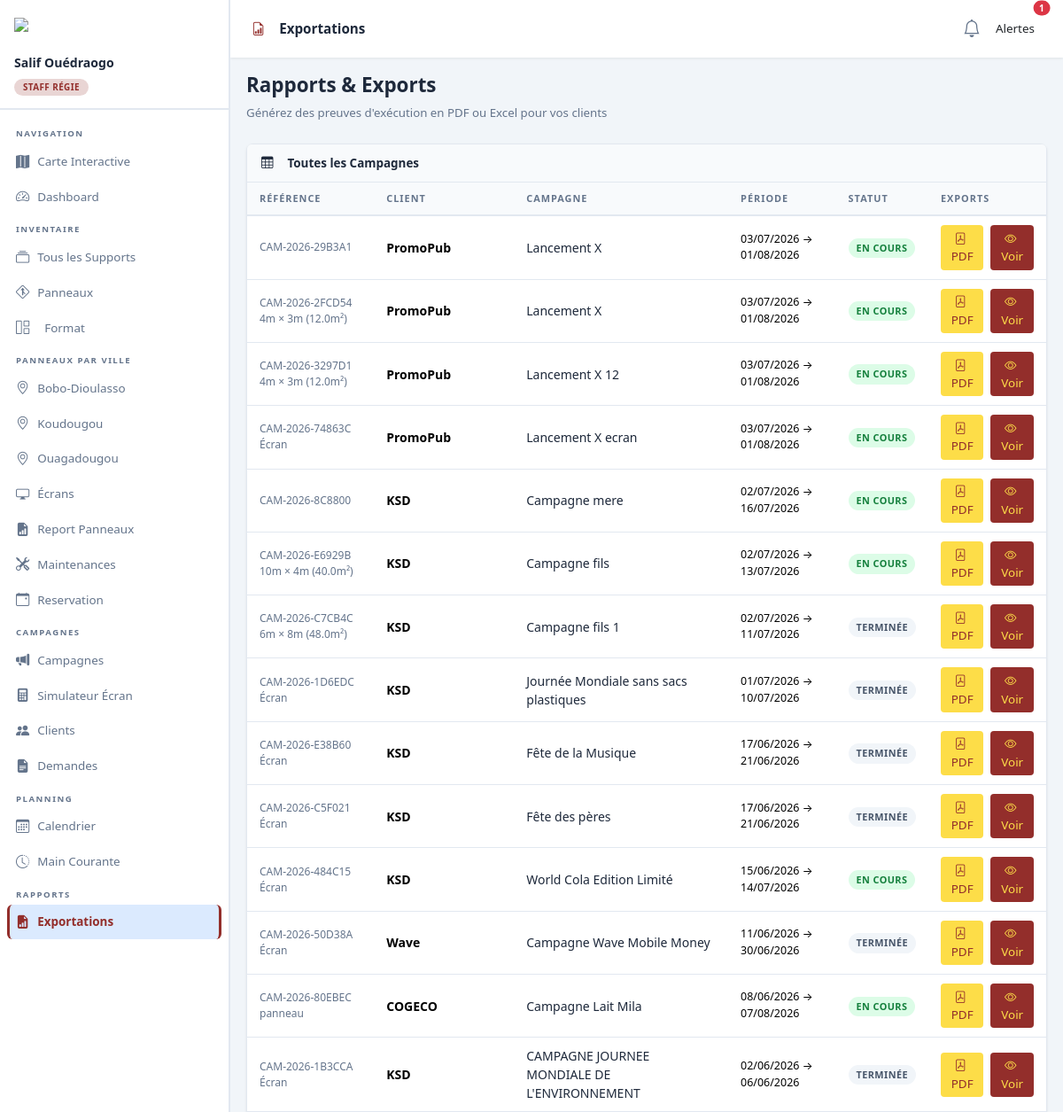
The page /gestion/reports/ (signed in, upper part) on the database as committed earlier.
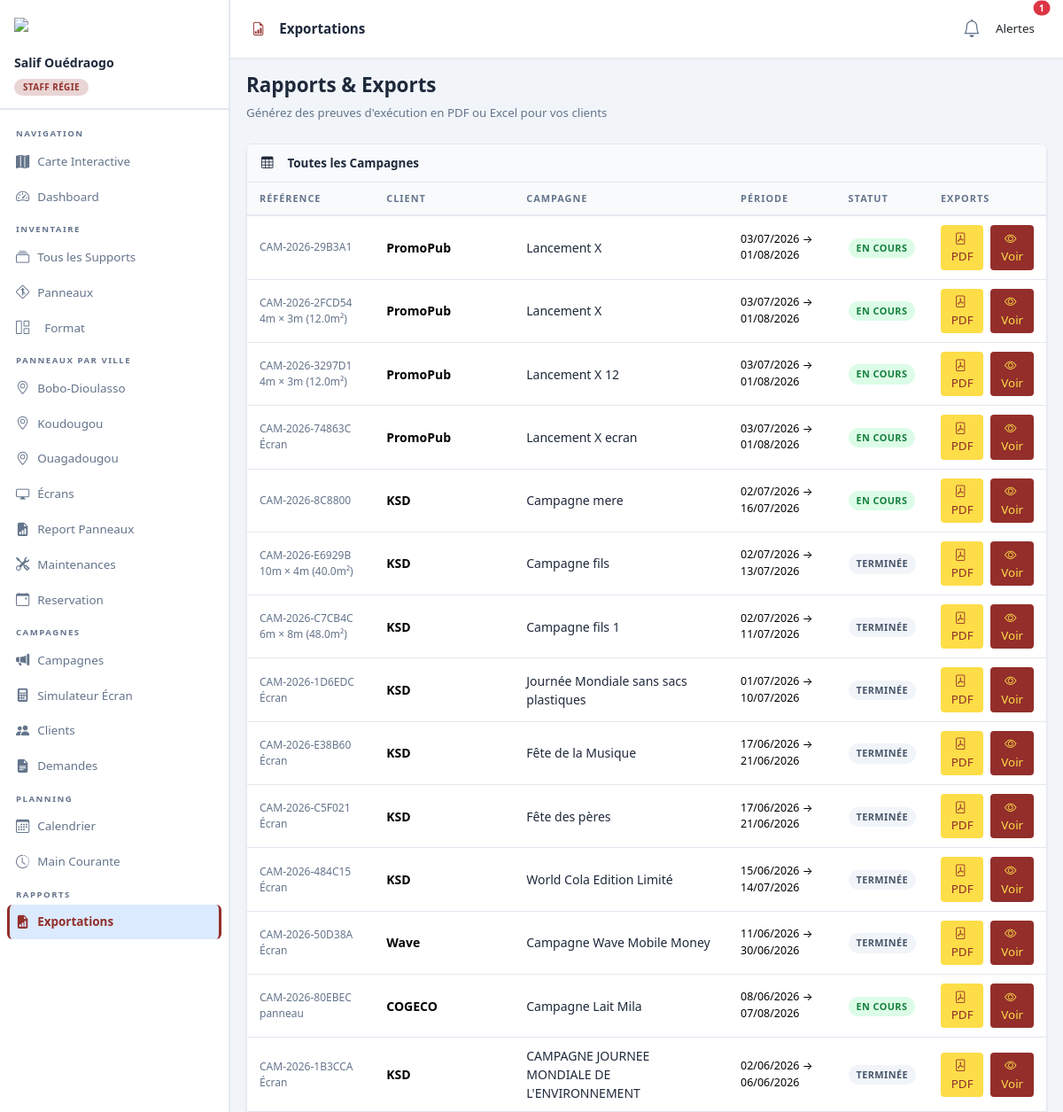
The same page on the database as committed later.
### campaigns/models.py (models this page shows, shortened)
class Campagne(models.Model):
    STATUT_BROUILLON = STATUT_BROUILLON
    STATUT_A_VENIR   = STATUT_A_VENIR
    STATUT_EN_COURS  = STATUT_EN_COURS
    STATUT_TERMINEE  = STATUT_TERMINEE
    STATUT_ANNULEE   = STATUT_ANNULEE
    STATUT_CHOICES   = STATUT_CHOICES
    client       = models.ForeignKey(Client, on_delete=models.PROTECT, related_name='campagnes')
    nom          = models.CharField(max_length=200, verbose_name="Nom de la campagne")
    prix         = models.DecimalField(max_digits=12, decimal_places=2, default=0, verbose_name="Prix unitaire face",blank=True)
    prix_affichage = models.DecimalField(max_digits=12, decimal_places=2, default=0, verbose_name="Prix unitaire affichage",blank=True)
    prix_impression = models.DecimalField(max_digits=12, decimal_places=2, default=0, verbose_name="Prix unitaire impression",blank=True)
    lieu = models.CharField(max_length=200, blank=True, verbose_name="Lieu de la campagne", help_text="Ville ou zone géographique de la campagne.")
    reference    = models.CharField(max_length=50, unique=True, blank=True)
    date_debut   = models.DateField(verbose_name="Date de début")
    date_fin     = models.DateField(verbose_name="Date de fin")
    statut       = models.CharField(max_length=20, choices=STATUT_CHOICES, default=STATUT_EN_COURS,blank=True)
    type_support = models.CharField(
        max_length=20,
        choices=get_type_support_choices,
        blank=True,
        default='',
        verbose_name="Type de support",
        help_text="Écran ou format de panneau (ex: 4x3, 1x2, gm-5x4)."
    )
    est_mere = models.BooleanField(default=False, verbose_name="Campagne mère")
    actif        = models.BooleanField(default=True)
    duree_passage = models.PositiveIntegerField(choices=DUREE_CHOICES, null=True, blank=True, verbose_name="Durée de passage (secondes)")
    frequence = models.PositiveIntegerField(choices=FREQUENCE_CHOICES, default=120, null=True, blank=True, verbose_name="Fréquence de diffusion")
    tranches_horaires = models.CharField(max_length=500, default='08:00-12:00', blank=True, verbose_name="Tranches horaires de diffusion")
    notes        = models.TextField(blank=True)
    created_by   = models.ForeignKey(settings.AUTH_USER_MODEL, on_delete=models.SET_NULL, null=True, blank=True)
    created_at   = models.DateTimeField(auto_now_add=True)
    updated_at   = models.DateTimeField(auto_now=True)
    contrat      = models.ForeignKey(Contrat, on_delete=models.SET_NULL, null=True, blank=True, related_name='campagnes')
    campagne_parente = models.ForeignKey(
        'self',
        on_delete=models.CASCADE,
        null=True,
        blank=True,
        related_name='sous_campagnes',
        verbose_name="Campagne mère",
        help_text=(
            "Si renseigné, cette campagne est une sous-campagne rattachée à une campagne mère. "
            "Laissez vide pour une campagne autonome."
        ),
    )
    class Meta:
        verbose_name = "Campagne"
        verbose_name_plural = "Campagnes"
        ordering = ['-date_debut']
    @staticmethod
    def get_type_support_choices():
        return [('ecran', 'Écran')] + get_dynamic_format_choices()

class Client(models.Model):
    reference = models.CharField(
        max_length=20,
        unique=True,
        blank=True,
        editable=False,
        verbose_name="Code client",
        help_text="Généré automatiquement. Ex: CLI-00001. À communiquer au client "
                   "pour qu'il puisse s'identifier lors d'une future demande.",
    )
    nom           = models.CharField(max_length=200, verbose_name="Raison sociale / Nom")
    contact_nom   = models.CharField(max_length=150, blank=True, verbose_name="Nom du Contact principal")
    telephone     = models.CharField(max_length=30)
    email         = models.EmailField()
    adresse       = models.TextField(blank=True)
    logo          = models.ImageField(upload_to='logos/', blank=True, null=True)
    notes         = models.TextField(blank=True)
    created_at    = models.DateTimeField(auto_now_add=True)
    actif         = models.BooleanField(default=True)
    class Meta:
        verbose_name = "Client"
        verbose_name_plural = "Clients"
        ordering = ['nom']

### inventory/models.py (models this page shows, shortened)
class FormatSupport(models.Model):
    code = models.CharField(max_length=20, unique=True, verbose_name="Code Format (ex: 4x3, gm-5x4)")
    dimensions = models.CharField(max_length=50, blank=True, verbose_name="Dimensions (ex: 4m × 3m)")
    superficie = models.FloatField(null=True, blank=True, verbose_name="Superficie en m²")
    categorie = models.CharField(max_length=50, blank=True, verbose_name="Catégorie (Standard, Géant, Sucette, Marché)")
    class Meta:
        verbose_name = "Format de Support"
        verbose_name_plural = "Formats de Supports"
        ordering = ['categorie', 'code']
    @classmethod
    def hors_ecran(cls):
        return cls.objects.exclude(categorie='Ecran')

### reports/views.py (the view)
# urls.py: path('', views.ReportsIndexView.as_view(), name='reports_index'),
class ReportsIndexView(LoginRequiredMixin, View):
    def get(self, request):
        campagnes = Campagne.objects.select_related('client').order_by('-date_debut')
        if request.user.is_client_role and request.user.client_profile:
            campagnes = campagnes.filter(client=request.user.client_profile)
        return render(request, 'reports/index.html', {'campagnes': campagnes})

### accounts/models.py (called while the page is built)
def get_choice_label(instance, field_name, choices):
    value = getattr(instance, field_name)
    return dict(choices).get(value, value)

    def get_role_display(self):
        return get_choice_label(self, 'role', self.ROLE_CHOICES)

    @property
    def is_admin(self):
        return self.role == self.ROLE_ADMIN or self.is_superuser

    @property
    def is_technicien(self):
        return self.role == self.ROLE_TECHNICIEN

    @property
    def is_client_role(self):
        return self.role in (self.ROLE_ADMIN, self.ROLE_CLIENT) or self.is_superuser

    @property
    def is_client(self):
        return self.role == self.ROLE_CLIENT

### campaigns/context_processors.py (called while the page is built)
def alerts_data(request):
    return {'alertes': get_cached_alertes()}

### campaigns/models.py (called while the page is built)
def get_type_support_choices():
    return [('ecran', 'Écran')] + get_dynamic_format_choices()

### campaigns/views.py (called while the page is built)
def get_cached_alertes():
    res = cache.get('dashboard_alertes')
    if not res:
        res = _build_alertes()
        cache.set('dashboard_alertes', res, 3600)
    return res

### geoad/context_processors.py (called while the page is built)
def design_config(request):
    return {
        'DESIGN': settings.DESIGN_CONFIG,
        'APP_NAME': 'Integral',
    }

### templates/reports/index.html (shortened to what this page needs)
{% extends 'base.html' %}
{% block topbar_title %}<i class="bi bi-file-earmark-bar-graph me-2" style="color:var(--color-primary)"></i>Exportations{% endblock %}
{% block content %}
<div class="mb-4">
  <h1 style="font-size:1.4rem;font-weight:800">Rapports & Exports</h1>
  <p style="color:var(--text-muted);font-size:.83rem">Générez des preuves d'exécution en PDF ou Excel pour vos clients</p>
</div>
<div class="card">
  <div class="card-header"><i class="bi bi-table me-2"></i>Toutes les Campagnes</div>
  <div class="card-body p-0">
    <table class="table mb-0">
      <thead>
        <tr><th>Référence</th><th>Client</th><th>Campagne</th><th>Période</th><th>Statut</th><th>Exports</th></tr>
      </thead>
      <tbody>
        {% for c in campagnes %}
        <tr>
          <td class="mono" style="font-size:.75rem;color:var(--text-muted)">{{ c.reference }} {{ c.get_type_support_display }}</td>
          <td style="font-weight:600">{{ c.client.nom }}</td>
          <td><a href="{% url 'campagne_detail' c.pk %}" style="color:var(--text);text-decoration:none">{{ c.nom }}</a></td>
          <td class="mono" style="font-size:.78rem">{{ c.date_debut|date:"d/m/Y" }} → {{ c.date_fin|date:"d/m/Y" }}</td>
          <td><span class="badge-status bs-{{ c.statut }}">{{ c.get_statut_display }}</span></td>
          <td>
            <div class="d-flex gap-2">
              <a href="{% url 'export_campagne_pdf' c.pk %}" class="btn btn-sm" style="background-color: var(--color-secondary);color: var(--color-primary);">
                <i class="bi bi-file-pdf me-1"></i>PDF
              </a>
              <a href="{% url 'campagne_preview' c.pk %}" class="btn btn-sm" style="background-color: var(--color-primary);color: var(--color-secondary);">
                <i class="bi bi-eye me-1"></i>Voir
              </a>
            </div>
          </td>
        </tr>
        {% empty %}
        <tr><td colspan="6" class="text-center py-4" style="color:var(--text-muted)">Aucune campagne disponible.</td></tr>
        {% endfor %}
      </tbody>
    </table>
  </div>
</div>
{% endblock %}

Rows that differ between the two databases and show on the page:
changed Campagne "Campagne fils": statut "EN COURS" → "TERMINÉE"
changed Campagne "World Cola Edition Limité": statut "EN COURS" → "TERMINÉE"
